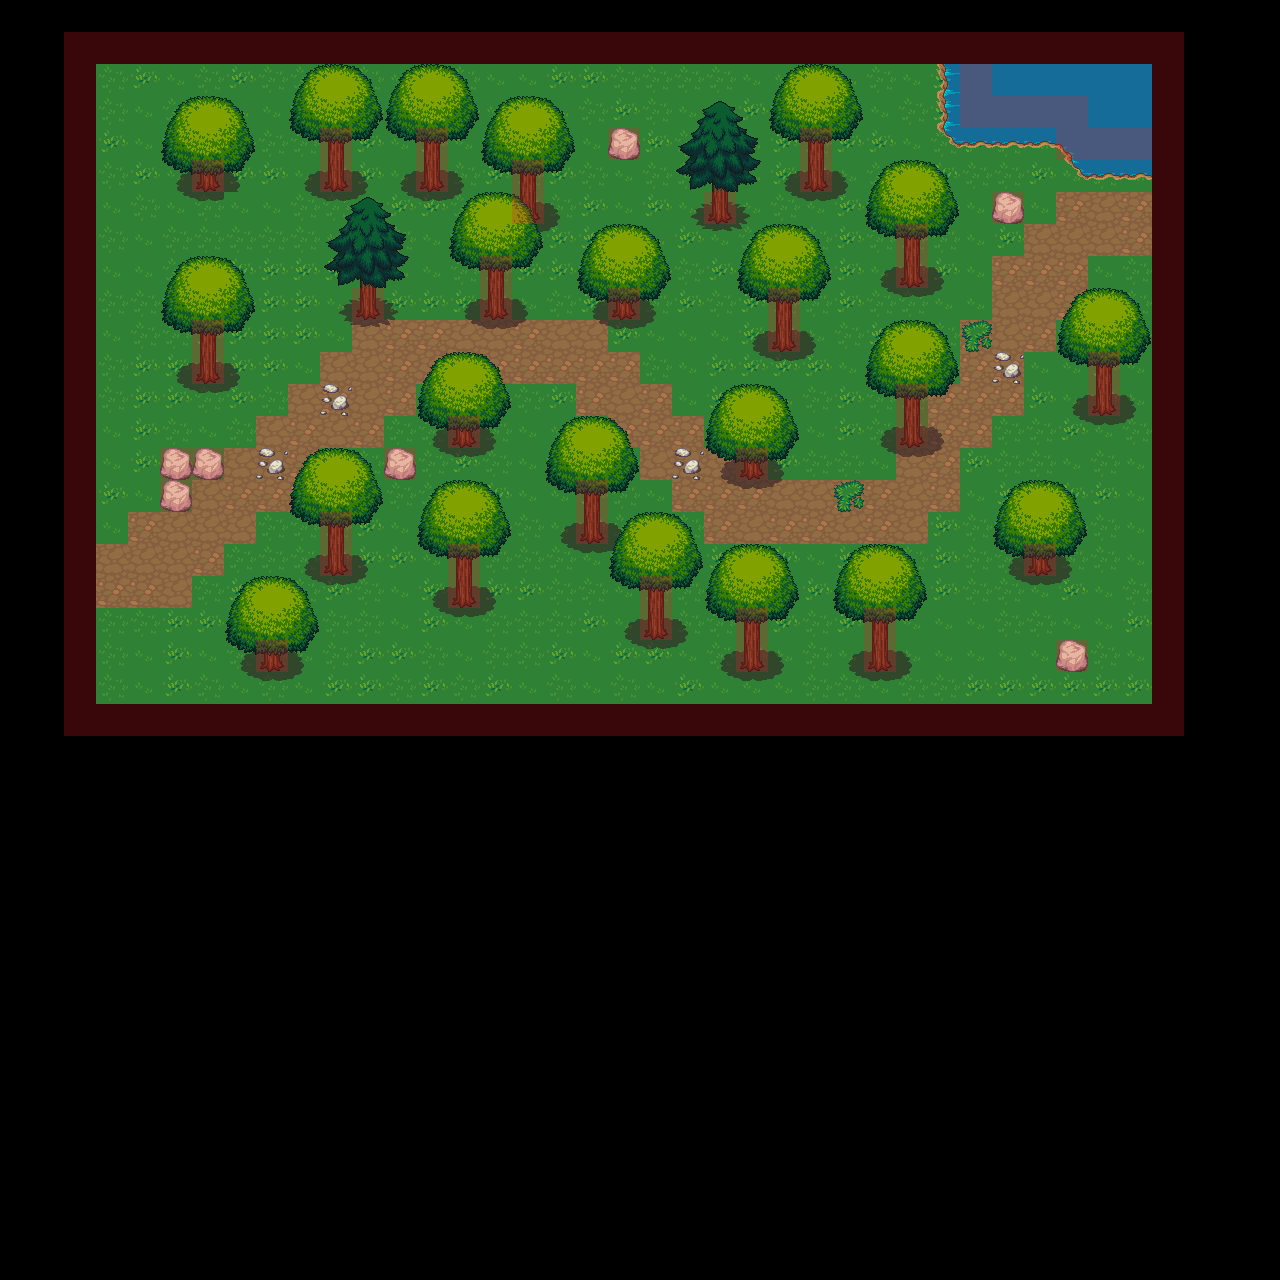

Below is a game level as drawn by its tile map, then a one-line description and the .tmx that defines it (tile-layer data replaced by summaries):
An orthogonal 40x40 tile map with 32x32 px tiles, 7 tile layers (Floor, Path, Objects, Low Walls, ...), 39 tilesets and 1 object.

<map version="1.0" orientation="orthogonal" renderorder="right-down" width="40" height="40" tilewidth="32" tileheight="32" nextobjectid="1">
 <tileset firstgid="1" name="castlefloors_outside" tilewidth="32" tileheight="32" tilecount="20" columns="4">
  <image source="../ArtworkAssets/LPC Base Assets/LPC Base Assets/tiles/castlefloors_outside.png" width="128" height="160" />
 </tileset>
 <tileset firstgid="21" name="castlewalls" tilewidth="32" tileheight="32" tilecount="180" columns="12">
  <image source="../ArtworkAssets/LPC Base Assets/LPC Base Assets/tiles/castlewalls.png" width="384" height="480" />
 </tileset>
 <tileset firstgid="201" name="cement" tilewidth="32" tileheight="32" tilecount="18" columns="3">
  <image source="../ArtworkAssets/LPC Base Assets/LPC Base Assets/tiles/cement.png" width="96" height="192" />
 </tileset>
 <tileset firstgid="219" name="cementstair" tilewidth="32" tileheight="32" tilecount="20" columns="5">
  <image source="../ArtworkAssets/LPC Base Assets/LPC Base Assets/tiles/cementstair.png" width="160" height="128" />
 </tileset>
 <tileset firstgid="239" name="chests" tilewidth="32" tileheight="32" tilecount="6" columns="2">
  <image source="../ArtworkAssets/LPC Base Assets/LPC Base Assets/tiles/chests.png" width="64" height="96" />
 </tileset>
 <tileset firstgid="245" name="country" tilewidth="32" tileheight="32" tilecount="20" columns="5">
  <image source="../ArtworkAssets/LPC Base Assets/LPC Base Assets/tiles/country.png" width="160" height="128" />
 </tileset>
 <tileset firstgid="265" name="cup" tilewidth="32" tileheight="32" tilecount="2" columns="1">
  <image source="../ArtworkAssets/LPC Base Assets/LPC Base Assets/tiles/cup.png" width="32" height="64" />
 </tileset>
 <tileset firstgid="267" name="dirt" tilewidth="32" tileheight="32" tilecount="18" columns="3">
  <image source="../ArtworkAssets/LPC Base Assets/LPC Base Assets/tiles/dirt.png" width="96" height="192" />
 </tileset>
 <tileset firstgid="285" name="dirt2" tilewidth="32" tileheight="32" tilecount="18" columns="3">
  <image source="../ArtworkAssets/LPC Base Assets/LPC Base Assets/tiles/dirt2.png" width="96" height="192" />
 </tileset>
 <tileset firstgid="303" name="dungeon" tilewidth="32" tileheight="32" tilecount="104" columns="13">
  <image source="../ArtworkAssets/LPC Base Assets/LPC Base Assets/tiles/dungeon.png" width="416" height="256" />
 </tileset>
 <tileset firstgid="407" name="grass" tilewidth="32" tileheight="32" tilecount="18" columns="3">
  <image source="../ArtworkAssets/LPC Base Assets/LPC Base Assets/tiles/grass.png" width="96" height="192" />
 </tileset>
 <tileset firstgid="425" name="grassalt" tilewidth="32" tileheight="32" tilecount="18" columns="3">
  <image source="../ArtworkAssets/LPC Base Assets/LPC Base Assets/tiles/grassalt.png" width="96" height="192" />
 </tileset>
 <tileset firstgid="443" name="hole" tilewidth="32" tileheight="32" tilecount="18" columns="3">
  <image source="../ArtworkAssets/LPC Base Assets/LPC Base Assets/tiles/hole.png" width="96" height="192" />
 </tileset>
 <tileset firstgid="461" name="holek" tilewidth="32" tileheight="32" tilecount="18" columns="3">
  <image source="../ArtworkAssets/LPC Base Assets/LPC Base Assets/tiles/holek.png" width="96" height="192" />
 </tileset>
 <tileset firstgid="479" name="holemid" tilewidth="32" tileheight="32" tilecount="18" columns="3">
  <image source="../ArtworkAssets/LPC Base Assets/LPC Base Assets/tiles/holemid.png" width="96" height="192" />
 </tileset>
 <tileset firstgid="497" name="house" tilewidth="32" tileheight="32" tilecount="63" columns="9">
  <image source="../ArtworkAssets/LPC Base Assets/LPC Base Assets/tiles/house.png" width="288" height="224" />
 </tileset>
 <tileset firstgid="560" name="inside" tilewidth="32" tileheight="32" tilecount="100" columns="10">
  <image source="../ArtworkAssets/LPC Base Assets/LPC Base Assets/tiles/inside.png" width="320" height="320" />
 </tileset>
 <tileset firstgid="660" name="kitchen" tilewidth="32" tileheight="32" tilecount="8" columns="2">
  <image source="../ArtworkAssets/LPC Base Assets/LPC Base Assets/tiles/kitchen.png" width="64" height="128" />
 </tileset>
 <tileset firstgid="668" name="lava" tilewidth="32" tileheight="32" tilecount="18" columns="3">
  <image source="../ArtworkAssets/LPC Base Assets/LPC Base Assets/tiles/lava.png" width="96" height="192" />
 </tileset>
 <tileset firstgid="686" name="lavarock" tilewidth="32" tileheight="32" tilecount="18" columns="3">
  <image source="../ArtworkAssets/LPC Base Assets/LPC Base Assets/tiles/lavarock.png" width="96" height="192" />
 </tileset>
 <tileset firstgid="704" name="mountains" tilewidth="32" tileheight="32" tilecount="108" columns="12">
  <image source="../ArtworkAssets/LPC Base Assets/LPC Base Assets/tiles/mountains.png" width="384" height="288" />
 </tileset>
 <tileset firstgid="812" name="rock" tilewidth="32" tileheight="32" tilecount="2" columns="2">
  <image source="../ArtworkAssets/LPC Base Assets/LPC Base Assets/tiles/rock.png" width="64" height="32" />
 </tileset>
 <tileset firstgid="814" name="signs" tilewidth="32" tileheight="32" tilecount="6" columns="3">
  <image source="../ArtworkAssets/LPC Base Assets/LPC Base Assets/tiles/signs.png" width="96" height="64" />
 </tileset>
 <tileset firstgid="820" name="stairs" tilewidth="32" tileheight="32" tilecount="112" columns="8">
  <image source="../ArtworkAssets/LPC Base Assets/LPC Base Assets/tiles/stairs.png" width="256" height="448" />
 </tileset>
 <tileset firstgid="932" name="treetop" tilewidth="32" tileheight="32" tilecount="42" columns="6">
  <image source="../ArtworkAssets/LPC Base Assets/LPC Base Assets/tiles/treetop.png" width="192" height="224" />
 </tileset>
 <tileset firstgid="974" name="trunk" tilewidth="32" tileheight="32" tilecount="18" columns="6">
  <image source="../ArtworkAssets/LPC Base Assets/LPC Base Assets/tiles/trunk.png" width="192" height="96" />
 </tileset>
 <tileset firstgid="992" name="victoria" tilewidth="32" tileheight="32" tilecount="55" columns="11">
  <image source="../ArtworkAssets/LPC Base Assets/LPC Base Assets/tiles/victoria.png" width="352" height="160" />
 </tileset>
 <tileset firstgid="1047" name="water" tilewidth="32" tileheight="32" tilecount="18" columns="3">
  <image source="../ArtworkAssets/LPC Base Assets/LPC Base Assets/tiles/water.png" width="96" height="192" />
 </tileset>
 <tileset firstgid="1065" name="waterfall" tilewidth="32" tileheight="32" tilecount="15" columns="3">
  <image source="../ArtworkAssets/LPC Base Assets/LPC Base Assets/tiles/waterfall.png" width="96" height="160" />
 </tileset>
 <tileset firstgid="1080" name="watergrass" tilewidth="32" tileheight="32" tilecount="18" columns="3">
  <image source="../ArtworkAssets/LPC Base Assets/LPC Base Assets/tiles/watergrass.png" width="96" height="192" />
 </tileset>
 <tileset firstgid="1098" name="barrel" tilewidth="32" tileheight="32" tilecount="8" columns="4">
  <image source="../ArtworkAssets/LPC Base Assets/LPC Base Assets/tiles/barrel.png" width="128" height="64" />
 </tileset>
 <tileset firstgid="1106" name="brackish" tilewidth="32" tileheight="32" tilecount="18" columns="3">
  <image source="../ArtworkAssets/LPC Base Assets/LPC Base Assets/tiles/brackish.png" width="96" height="192" />
 </tileset>
 <tileset firstgid="1124" name="bridges" tilewidth="32" tileheight="32" tilecount="42" columns="6">
  <image source="../ArtworkAssets/LPC Base Assets/LPC Base Assets/tiles/bridges.png" width="192" height="224" />
 </tileset>
 <tileset firstgid="1166" name="buckets" tilewidth="32" tileheight="32" tilecount="6" columns="3">
  <image source="../ArtworkAssets/LPC Base Assets/LPC Base Assets/tiles/buckets.png" width="96" height="64" />
 </tileset>
 <tileset firstgid="1172" name="cabinets" tilewidth="32" tileheight="32" tilecount="78" columns="6">
  <image source="../ArtworkAssets/LPC Base Assets/LPC Base Assets/tiles/cabinets.png" width="192" height="416" />
 </tileset>
 <tileset firstgid="1250" name="castle_lightsources" tilewidth="32" tileheight="32" tilecount="20" columns="5">
  <image source="../ArtworkAssets/LPC Base Assets/LPC Base Assets/tiles/castle_lightsources.png" width="160" height="128" />
 </tileset>
 <tileset firstgid="1270" name="castle_outside" tilewidth="32" tileheight="32" tilecount="187" columns="17">
  <image source="../ArtworkAssets/LPC Base Assets/LPC Base Assets/tiles/castle_outside.png" width="544" height="352" />
 </tileset>
 <tileset firstgid="1457" name="castlefloors" tilewidth="32" tileheight="32" tilecount="100" columns="10">
  <image source="../ArtworkAssets/LPC Base Assets/LPC Base Assets/tiles/castlefloors.png" width="320" height="320" />
 </tileset>
 <tileset firstgid="1557" name="RedCollison" tilewidth="32" tileheight="32" tilecount="1" columns="1">
  <image source="../ArtworkAssets/RedCollison.png" width="32" height="32" />
  <tile id="0">
   <objectgroup draworder="index">
    <object id="1" x="0.333333" y="0.333333" width="31.3333" height="31" />
   </objectgroup>
  </tile>
 </tileset>
 <layer name="Floor" width="40" height="40">
  <data>[1600 cells, 660 non-empty, 3 distinct tile ids]</data>
 </layer>
 <layer name="Path" width="40" height="40">
  <data>[1600 cells, 94 non-empty, 2 distinct tile ids]</data>
 </layer>
 <layer name="Objects" width="40" height="40">
  <data>[1600 cells, 253 non-empty, 26 distinct tile ids]</data>
 </layer>
 <layer name="Low Walls" width="40" height="40">
  <data>[1600 cells, 0 non-empty, 0 distinct tile ids]</data>
 </layer>
 <layer name="Roof/TreeTops" width="40" height="40">
  <data>[1600 cells, 216 non-empty, 18 distinct tile ids]</data>
 </layer>
 <layer name="Objects 2" width="40" height="40">
  <data>[1600 cells, 0 non-empty, 0 distinct tile ids]</data>
 </layer>
 <layer name="Collisions" width="40" height="40" opacity="0.24">
  <data>[1600 cells, 165 non-empty, 1 distinct tile ids]</data>
 </layer>
</map>
